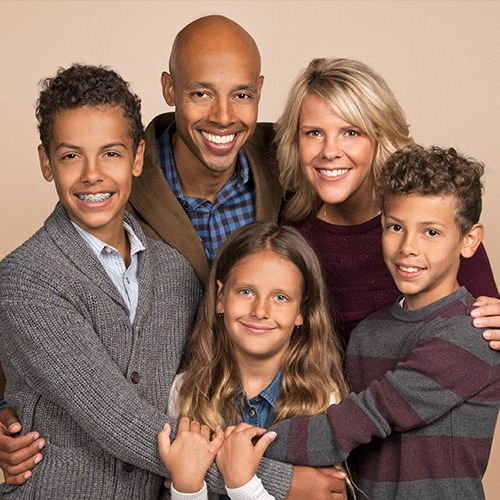
#> input picture Python/sample python opencvcodes/1.jpeg, 500 x 500 px, given in place of the camera
$ python blur.py
#> lines starting #> are read from the running program, lines starting #| are printed output that depends on the picture; after the words box and inside, x2 and y2 are one past the last pixel; in counts of white or black regions, pixels touching at a corner belong together
import cv2 #importing module opencv
import numpy as np


#taking an image
cap = cv2.VideoCapture(0)
lower= np.array([0,0,0])
upper=np.array([255,255,35])
a=1
b=1

while(True):
    ret, img = cap.read()
#> img is the input picture: shape (500, 500, 3); mean B, G, R 98.6, 112.4, 140.7

    if a==1:
       img1 = img
       a=a+1
    #hsv=cv2.cvtColor(img,cv2.COLOR_BGR2HSV)
    #gray=cv2.cvtColor(img,cv2.COLOR_BGR2GRAY)
    #ret, thresh1 = cv2.threshold(img, 127, 255, cv2.THRESH_BINARY)

    cv2.imshow('Video',img)

    mask=cv2.inRange(img, lower, upper)
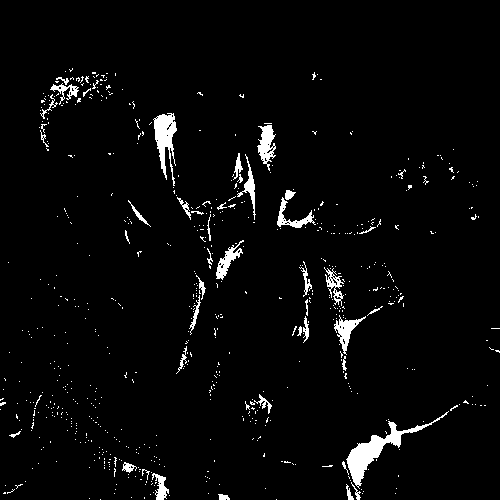
#> mask: shape (500, 500); 3.2% white; 665 white regions (621 under 20 px), largest, box (x1, y1, x2, y2) and area: (346, 411, 449, 489) 1355, (153, 113, 177, 186) 837, (257, 125, 276, 171) 462

    onlyimg=cv2.bitwise_or(img1,img,mask= None)

    mask2=cv2.bitwise_not(mask)

    maskcolor=cv2.bitwise_or(img,img,mask= mask2)

    final=img1+img
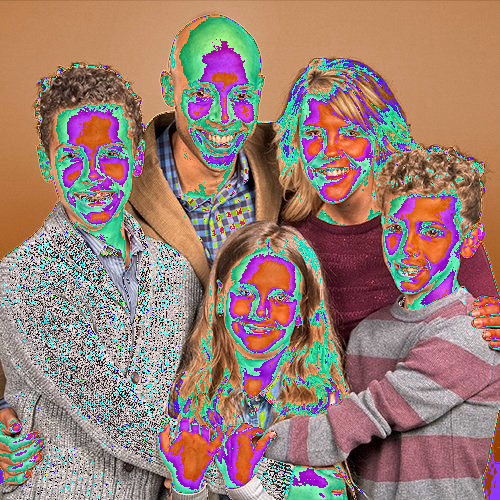
#> final: shape (500, 500, 3); mean B, G, R 117.3, 126.8, 154.2

    cv2.imshow('Video6',final)

    #cv2.imshow('Video7',onlyimg)

    #cv2.imshow('Video5',maskcolor)

    #cv2.imshow('image',img1)
    if b==3:
       img1 = img
       b=0
    else:
       b=b+1

    k = cv2.waitKey(1)
#> (key Esc is pressed here)

    if(k==27):
        break
cv2.destroyAllWindows()
cap.release()
